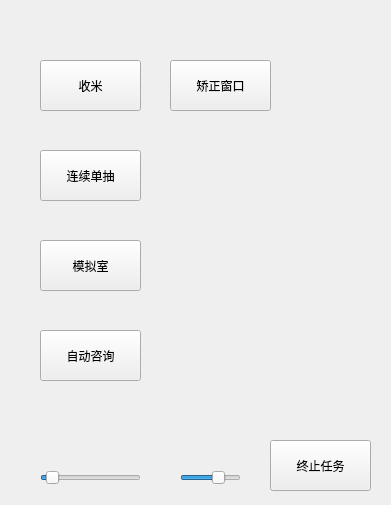
<?xml version="1.0" encoding="UTF-8"?>
<ui version="4.0">
 <class>Form</class>
 <widget class="QWidget" name="Form">
  <property name="windowModality">
   <enum>Qt::NonModal</enum>
  </property>
  <property name="geometry">
   <rect>
    <x>0</x>
    <y>0</y>
    <width>391</width>
    <height>505</height>
   </rect>
  </property>
  <property name="font">
   <font>
    <family>Adobe Arabic</family>
    <pointsize>9</pointsize>
   </font>
  </property>
  <property name="windowTitle">
   <string>NikkeHelper</string>
  </property>
  <property name="windowIcon">
   <iconset>
    <normaloff>D:/project/nikke_auto_script/icon.png</normaloff>D:/project/nikke_auto_script/icon.png</iconset>
  </property>
  <widget class="QPushButton" name="pushButton1">
   <property name="geometry">
    <rect>
     <x>40</x>
     <y>60</y>
     <width>101</width>
     <height>51</height>
    </rect>
   </property>
   <property name="font">
    <font>
     <family>Adobe Arabic</family>
    </font>
   </property>
   <property name="text">
    <string>收米</string>
   </property>
  </widget>
  <widget class="QPushButton" name="pushButton2">
   <property name="geometry">
    <rect>
     <x>40</x>
     <y>150</y>
     <width>101</width>
     <height>51</height>
    </rect>
   </property>
   <property name="font">
    <font>
     <family>Adobe Arabic</family>
    </font>
   </property>
   <property name="text">
    <string>连续单抽</string>
   </property>
  </widget>
  <widget class="QLabel" name="label">
   <property name="geometry">
    <rect>
     <x>240</x>
     <y>10</y>
     <width>141</width>
     <height>31</height>
    </rect>
   </property>
   <property name="font">
    <font>
     <family>Adobe Arabic</family>
     <pointsize>15</pointsize>
     <weight>50</weight>
     <bold>false</bold>
    </font>
   </property>
   <property name="text">
    <string/>
   </property>
  </widget>
  <widget class="QPushButton" name="pushButton3">
   <property name="geometry">
    <rect>
     <x>40</x>
     <y>240</y>
     <width>101</width>
     <height>51</height>
    </rect>
   </property>
   <property name="font">
    <font>
     <family>Adobe Arabic</family>
    </font>
   </property>
   <property name="text">
    <string>模拟室</string>
   </property>
  </widget>
  <widget class="QPushButton" name="stopButton">
   <property name="geometry">
    <rect>
     <x>270</x>
     <y>440</y>
     <width>101</width>
     <height>51</height>
    </rect>
   </property>
   <property name="font">
    <font>
     <family>Adobe Arabic</family>
    </font>
   </property>
   <property name="text">
    <string>终止任务</string>
   </property>
  </widget>
  <widget class="QPushButton" name="pushButton4">
   <property name="geometry">
    <rect>
     <x>40</x>
     <y>330</y>
     <width>101</width>
     <height>51</height>
    </rect>
   </property>
   <property name="font">
    <font>
     <family>Adobe Arabic</family>
    </font>
   </property>
   <property name="cursor">
    <cursorShape>ArrowCursor</cursorShape>
   </property>
   <property name="text">
    <string>自动咨询</string>
   </property>
  </widget>
  <widget class="QSlider" name="horizontalSlider">
   <property name="geometry">
    <rect>
     <x>180</x>
     <y>470</y>
     <width>61</width>
     <height>16</height>
    </rect>
   </property>
   <property name="minimum">
    <number>4</number>
   </property>
   <property name="maximum">
    <number>10</number>
   </property>
   <property name="singleStep">
    <number>1</number>
   </property>
   <property name="pageStep">
    <number>1</number>
   </property>
   <property name="value">
    <number>8</number>
   </property>
   <property name="orientation">
    <enum>Qt::Horizontal</enum>
   </property>
  </widget>
  <widget class="QLabel" name="label_2">
   <property name="geometry">
    <rect>
     <x>180</x>
     <y>440</y>
     <width>61</width>
     <height>21</height>
    </rect>
   </property>
   <property name="text">
    <string/>
   </property>
  </widget>
  <widget class="QSlider" name="horizontalSlider_2">
   <property name="geometry">
    <rect>
     <x>40</x>
     <y>470</y>
     <width>101</width>
     <height>16</height>
    </rect>
   </property>
   <property name="minimum">
    <number>20</number>
   </property>
   <property name="maximum">
    <number>100</number>
   </property>
   <property name="value">
    <number>25</number>
   </property>
   <property name="orientation">
    <enum>Qt::Horizontal</enum>
   </property>
  </widget>
  <widget class="QLabel" name="label_3">
   <property name="geometry">
    <rect>
     <x>40</x>
     <y>440</y>
     <width>101</width>
     <height>21</height>
    </rect>
   </property>
   <property name="text">
    <string/>
   </property>
  </widget>
  <widget class="QPushButton" name="pushButton5">
   <property name="geometry">
    <rect>
     <x>170</x>
     <y>60</y>
     <width>101</width>
     <height>51</height>
    </rect>
   </property>
   <property name="font">
    <font>
     <family>Adobe Arabic</family>
    </font>
   </property>
   <property name="text">
    <string>矫正窗口</string>
   </property>
  </widget>
 </widget>
 <resources/>
 <connections/>
</ui>
